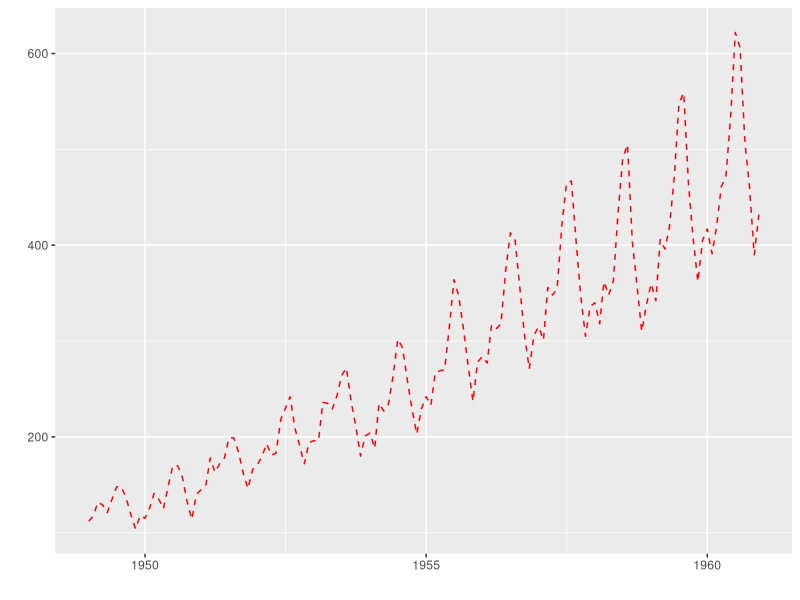
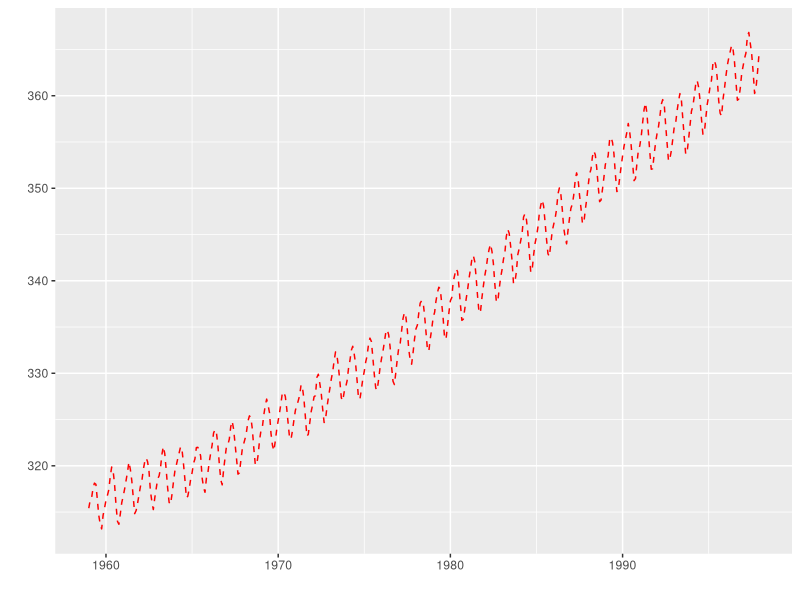
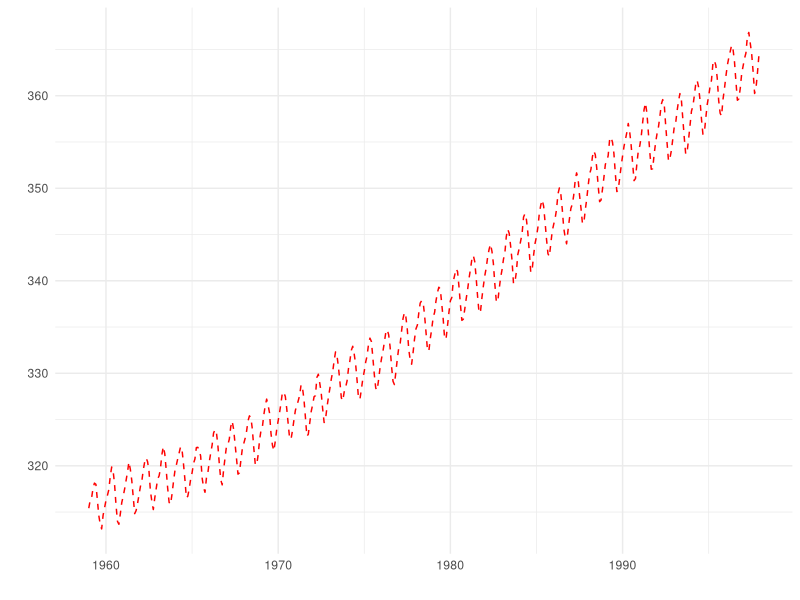
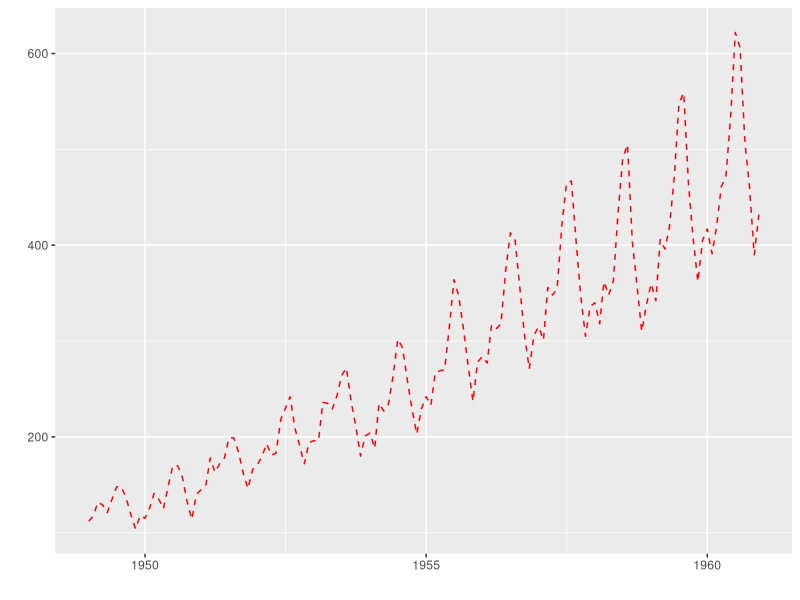
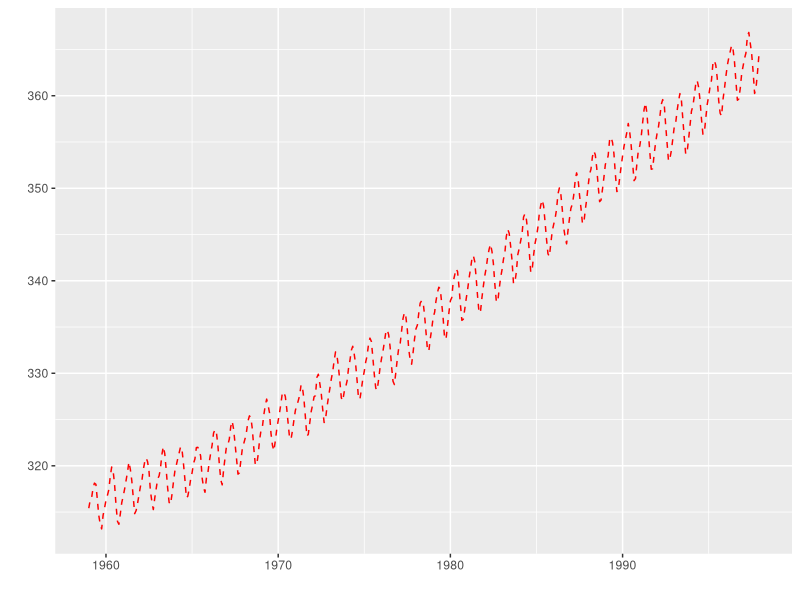
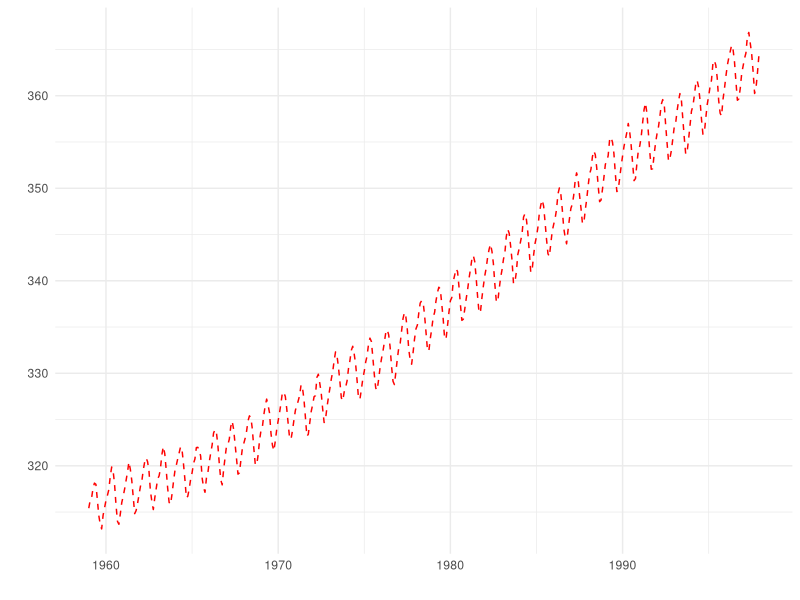
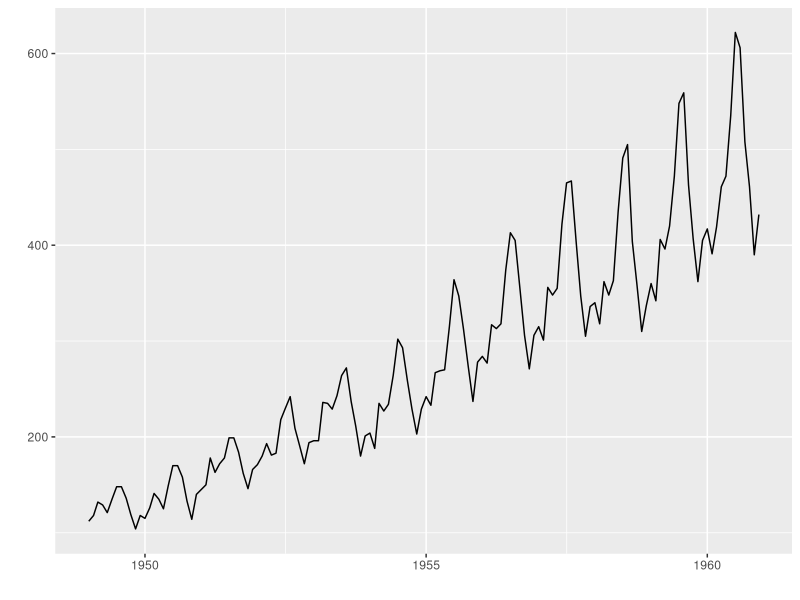
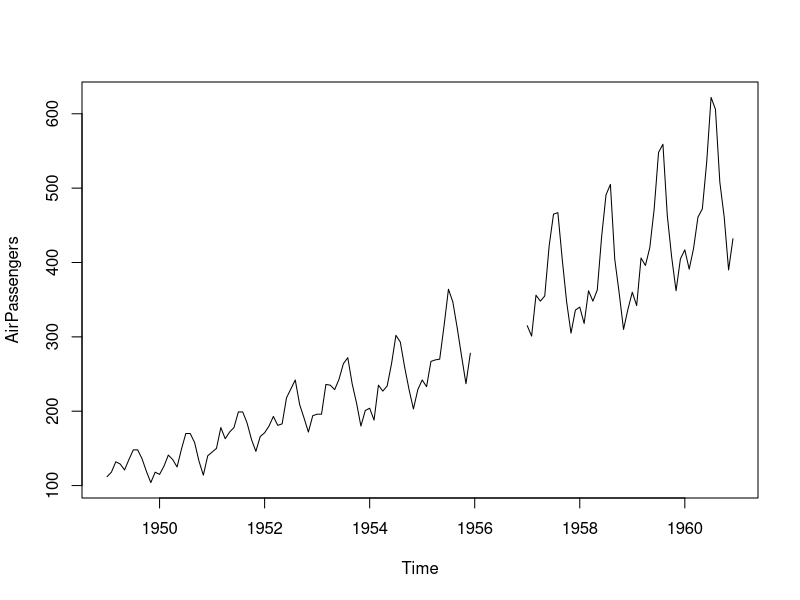

These charts were generated, in order, by the following R code:
## ---- chunk 1
library(formatR)
library(knitr)
library(tidyverse)
library(zoo)
knitr::opts_chunk$set(
  comment = NA,
  error = TRUE,
  warning = FALSE,
  tidy = TRUE, 
  fig.align = 'center',
  message = FALSE,
  tidy.opts = list(width.cutoff = 60),
  fig.width = 4, 
  fig.height = 4
)
## ---- chunk 2
print(Nile)
## ---- chunk 3
length(Nile)
## ---- chunk 4
head(Nile, n = 10)
## ---- chunk 5
tail(Nile, n = 12)
## ---- chunk 6
summary(AirPassengers)
## ---- chunk 7
library(ggfortify)
autoplot(AirPassengers, ts.colour = 'red', ts.linetype = 'dashed')
## ---- chunk 8
library(ggfortify)
autoplot(co2, ts.colour = 'red', ts.linetype = 'dashed')
## ---- chunk 9
library(ggfortify)
autoplot(co2, ts.colour = 'red', ts.linetype = 'dashed') + theme_minimal()
## ---- chunk 10
# Determine the summary statistics of co2
summary(co2)
## ---- chunk 11
library(ggfortify)
autoplot(AirPassengers, ts.colour = 'red', ts.linetype = 'dashed')
## ---- chunk 12
library(ggfortify)
autoplot(co2, ts.colour = 'red', ts.linetype = 'dashed')
## ---- chunk 13
library(ggfortify)
autoplot(co2, ts.colour = 'red', ts.linetype = 'dashed') + theme_minimal()
## ---- chunk 14
# Determine the summary statistics of co2
summary(co2)
## ---- chunk 15
# Plot AirPassengers data
autoplot(AirPassengers)
## ---- chunk 16
# View the start and end dates of AirPassengers
start(AirPassengers)
end(AirPassengers)
## ---- chunk 17
# Use time(), deltat(), frequency(), and cycle() with AirPassengers 
deltat(AirPassengers)
## ---- chunk 18
# Use time(), deltat(), frequency(), and cycle() with AirPassengers 
frequency(AirPassengers)
## ---- chunk 19
# Use time(), deltat(), frequency(), and cycle() with AirPassengers 
time(AirPassengers)
## ---- chunk 20
# Use time(), deltat(), frequency(), and cycle() with AirPassengers 
cycle(AirPassengers)
## ---- chunk 21
# Get the time index for AirPassengers
time_index <- time(AirPassengers)

# Set the data for the year 1956 to NA
AirPassengers[which(floor(time_index) == 1956)] <- NA

# Plot the AirPassengers data
plot(AirPassengers)
## ---- chunk 22
# Compute the mean of AirPassengers without using na.rm
mean(AirPassengers)
# Compute the mean of AirPassengers using na.rm
mean(AirPassengers, na.rm = TRUE)
## ---- chunk 23
# Impute mean values to NA in AirPassengers
AirPassengers[85:96] <- mean(AirPassengers, na.rm = TRUE)
# Generate another plot of AirPassengers
plot(AirPassengers)
## ---- chunk 24
# Impute mean values to NA in AirPassengers
AirPassengers[85:96] <- mean(AirPassengers, na.rm = TRUE)

# Generate another plot of AirPassengers
plot(AirPassengers)

# Add the complete AirPassengers data to your plot
rm(AirPassengers)
points(AirPassengers, type = "l", col = 2, lty = 3)

## ---- chunk 25
data_vector <- c(10,6,11, 8, 10, 3, 6, 9)
data_vector
## ---- chunk 26
time_series <- ts(data_vector)
plot(time_series)
## ---- chunk 27
time_series <- ts(data_vector, start = 2001, frequency = 1)
plot(time_series)
## ---- chunk 28
is.ts(data_vector)
is.ts(time_series)
## ---- chunk 29
# Simulating no clear trend
ts_data <- rnorm(200)
plot(ts_data, type = "l", main = "No Clear Trend Over Time")
## ---- chunk 30
# Simulating linear trend
time <- 1:200
linear_trend <- 0.05 * time
plot(linear_trend, type = "l", main = "Linear Trend Over Time")
## ---- chunk 31
# Simulating rapid growth
time <- 1:200
rapid_growth <- exp(0.03 * time)
plot(rapid_growth, type = "l", main = "Rapid Growth Trend Over Time")
## ---- chunk 32
# Simulating periodic trend
time <- 1:200
periodic_trend <- sin(0.1 * time)
plot(periodic_trend, type = "l", main = "Periodic Trend Over Time")
## ---- chunk 33
# Simulating increasing variance
time <- 1:200
increasing_variance <- time * rnorm(200)
plot(increasing_variance, type = "l", main = "Increasing Variance Over Time")
## ---- chunk 34
# Log transformation to linearize rapid growth
rapid_growth <- exp(0.05 * time)
log_transformed <- log(rapid_growth)
plot(log_transformed, type = "l", main = "Log-Transformed Rapid Growth")
## ---- chunk 35
# Differencing to remove linear trend
linear_trend <- 0.05 * time
differenced_data <- diff(linear_trend)
plot(differenced_data, type = "l", main = "Differenced Data")
## ---- chunk 36
# Create a sample time series 'x' to use in seasonal differencing
x <- ts(rnorm(100), frequency = 12)  # Simulate a monthly time series with 100 observations
# Seasonal differencing with lag = 4
dx <- diff(x, lag = 4)
ts.plot(dx)
## ---- chunk 37
# Simulate WN model
white_noise <- arima.sim(model = list(order = c(0, 0, 0)), n = 100)
ts.plot(white_noise)
## ---- chunk 38
# Simulate WN with mean = 100, sd = 10
white_noise_2 <- arima.sim(model = list(order = c(0, 0, 0)), n = 100, mean = 100, sd = 10)
ts.plot(white_noise_2)
## ---- chunk 39
# Simulate a white noise series for y
y <- arima.sim(model = list(order = c(0, 0, 0)), n = 100)
# Fit WN model
arima(y, order = c(0, 0, 0))
# Fit WN model
arima(y, order = c(0, 0, 0))
mean(y)
var(y)
## ---- chunk 40
# Simulate RW model
random_walk <- arima.sim(model = list(order = c(0, 1, 0)), n = 100)
ts.plot(random_walk)
## ---- chunk 41
# Simulate RW model with drift
rw_drift <- arima.sim(model = list(order = c(0, 1, 0)), n = 100, mean = 1)
ts.plot(rw_drift)
## ---- chunk 42
# Fit WN model to first differenced RW
rw_diff <- diff(rw_drift)
model_wn <- arima(rw_diff, order = c(0, 0, 0))
## ---- chunk 43
# Plot RW data and add time trend
ts.plot(rw_drift)
abline(0, model_wn$coef[1])  # Add time trend line
## ---- chunk 44
# White noise simulation
white_noise <- arima.sim(model = list(order = c(0, 0, 0)), n = 100)
# Random walk from white noise
random_walk <- cumsum(white_noise)
# White noise with drift
wn_drift <- arima.sim(model = list(order = c(0, 0, 0)), n = 100, mean = 0.4)
# Random walk with drift
rw_drift <- cumsum(wn_drift)
# Plot
plot.ts(cbind(white_noise, random_walk, wn_drift, rw_drift))
## ---- chunk 45
eu_stocks <- EuStockMarkets
# Convert prices to returns
returns <- eu_stocks[-1,] / eu_stocks[-nrow(eu_stocks),] - 1
returns <- ts(returns, start = c(1991, 130), frequency = 260)
# Plot returns
plot(returns)
## ---- chunk 46
# Log returns
logreturns <- diff(log(eu_stocks))
# Plot log returns
plot(logreturns)
## ---- chunk 47
eu_percentreturns <- returns * 100
# Means, Variance, SD
colMeans(eu_percentreturns)
apply(eu_percentreturns, MARGIN = 2, FUN = var)
apply(eu_percentreturns, MARGIN = 2, FUN = sd)
## ---- chunk 48
# Histograms and Quantile plots
par(mfrow = c(2,2))
apply(eu_percentreturns, 2, hist)
apply(eu_percentreturns, 2, qqnorm); qqline(eu_percentreturns)
## ---- chunk 49
# Scatterplot of DAX and FTSE
plot(eu_stocks[,'DAX'], eu_stocks[,'FTSE'])
## ---- chunk 50
# Scatterplot matrix
pairs(eu_stocks)
pairs(logreturns)
## ---- chunk 51
DAX_logreturns <- diff(log(eu_stocks[,'DAX']))
FTSE_logreturns <- diff(log(eu_stocks[,'FTSE']))
# Covariance and correlation
cov(DAX_logreturns, FTSE_logreturns)
cor(DAX_logreturns, FTSE_logreturns)
cor(logreturns)
## ---- chunk 52
# Lag-1 autocorrelation manually
x_t0 <- x[-1]; x_t1 <- x[-length(x)]
cor(x_t0, x_t1)
# ACF calculation
acf(x, lag.max = 10, plot = FALSE)
## ---- chunk 53
# Simulate AR models
x <- arima.sim(model = list(ar = 0.5), n = 100)
y <- arima.sim(model = list(ar = 0.9), n = 100)
z <- arima.sim(model = list(ar = -0.75), n = 100)
## ---- chunk 54
# Plot
plot.ts(cbind(x, y, z))
acf(x); acf(y); acf(z)
## ---- chunk 55
# Simulate MA models
x <- arima.sim(model = list(ma = 0.5), n = 100)
y <- arima.sim(model = list(ma = 0.9), n = 100)
z <- arima.sim(model = list(ma = -0.5), n = 100)
## ---- chunk 56
# Plot and ACF
plot.ts(cbind(x, y, z))
acf(x); acf(y); acf(z)
## ---- chunk 57
AR <- arima(AirPassengers, order = c(1, 0, 0))
# Forecasts from AR model
AR_forecast <- predict(AR, n.ahead = 10)
# Plot with prediction intervals
ts.plot(Nile, xlim = c(1871, 1980))
points(AR_forecast$pred, col = 2)
points(AR_forecast$pred - 2*AR_forecast$se, col = 2, lty = 2)
points(AR_forecast$pred + 2*AR_forecast$se, col = 2, lty = 2)
